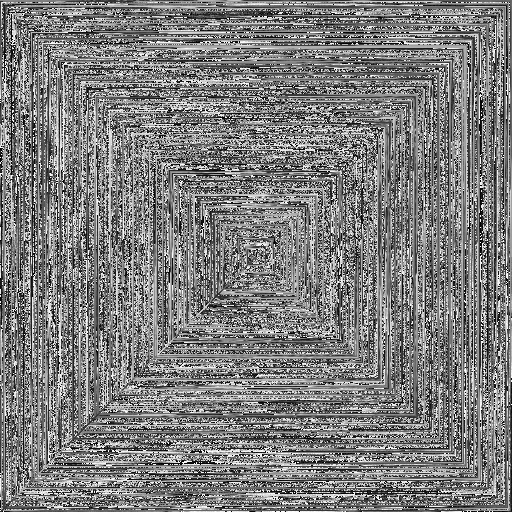
#> input picture KDA/MLR/UsingSecretKey/lena_rotated.pgm, 512 x 512 px
$ python decrypt.py
#> lines starting #> are read from the running program, lines starting #| are printed output that depends on the picture
#!/usr/bin/python
import cv2
import numpy
import random

recieved = cv2.imread('lena_rotated.pgm',0)
#> recieved is the input picture: shape (512, 512); min 0, max 254, mean 125.3
cv2.imshow('rec', recieved)
rows = recieved.shape[0]
#> rows = 512
cols = recieved.shape[1]
#> cols = 512

f = open('secret_key.txt', 'r')
#> (reads KDA/MLR/UsingSecretKey/secret_key.txt from the repository)

mr = rows*cols - (rows-2)*(cols-2)
#> mr = 2044
layers = min(rows, cols) // 2
#> layers = 256

flat = [0 for i in range(rows*cols)]
c = 0
for i in range(layers):
    for j in range(i, cols-i):
        flat[c] = recieved[i][j]
        c += 1
    for j in range(i+1, rows - i):
        flat[c] = recieved[j][cols-i-1]
        c += 1
    for j in range(cols-i-2, i+1, -1):
        flat[c] = recieved[rows-i-1][j]
        c += 1
    for j in range(rows-i-2, i, -1):
        flat[c] = recieved[j][i]
        c += 1
#> after the loop, c = 261633; flat = 262144 items

ri = 0
rotated = [0 for i in range(rows * cols)]
for i in range(layers):
    key, offset_val = f.readline().split()
    key = int(key)
    offset_val = int(offset_val)
    pixel_offset = offset_val % 7 + 1
    st = rows*cols - (rows-2)*(cols-2)
    if not key:
        for rj in range(st):
            # rotating the layer
            rotated[ri+(rj+offset_val)%st] = flat[ri+rj]

            # rotating the pixels
            p_str = bin(rotated[ri+rj]).replace('0b', '')
            p_str = '0'*(8-len(p_str)) + p_str
            lp = p_str[0:len(p_str)-pixel_offset]
            rp = p_str[len(p_str)-pixel_offset:]
            p_str = rp + lp
            rotated[ri+rj] = int(p_str,2)
    else:
        for rj in range(st):
            # rotating the layer
            rotated[ri+rj] = flat[ri+(rj+offset_val)%st]

            # rotating the pixels
            p_str = bin(rotated[ri+rj]).replace('0b', '')
            p_str = '0'*(8-len(p_str)) + p_str
            lp = p_str[0:pixel_offset]
            rp = p_str[pixel_offset:]
            p_str = rp + lp
            rotated[ri+rj] = int(p_str,2)
    if not min(rows, cols):
        break
    ri += rows*cols - (rows-2)*(cols-2)
    rows, cols = rows -2, cols -2
#> after the loop, ri = 262144; rotated = 262144 items

c = 0
rows = recieved.shape[0]
#> rows = 512
cols = recieved.shape[1]
#> cols = 512

for i in range(layers):
    for j in range(i, cols-i):
        recieved[i][j] = rotated[c]
        c += 1
    for j in range(i+1, rows - i):
        recieved[j][cols-i-1] = rotated[c]
        c += 1
    for j in range(cols-i-2, i+1, -1):
        recieved[rows-i-1][j] = rotated[c]
        c += 1
    for j in range(rows-i-2, i, -1):
        recieved[j][i] = rotated[c]
        c += 1
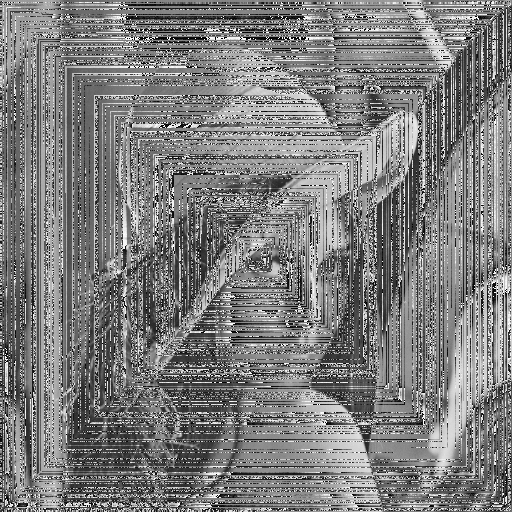
#> recieved: shape (512, 512); min 0, max 254, mean 125.1
#> after the loop, c = 261633

f.close()

cv2.imwrite('original.pgm',recieved)
enc = cv2.imread('original.pgm',0)
cv2.imshow('orignal.pgm', enc)

cv2.waitKey(0)
cv2.destroyAllWindows()
